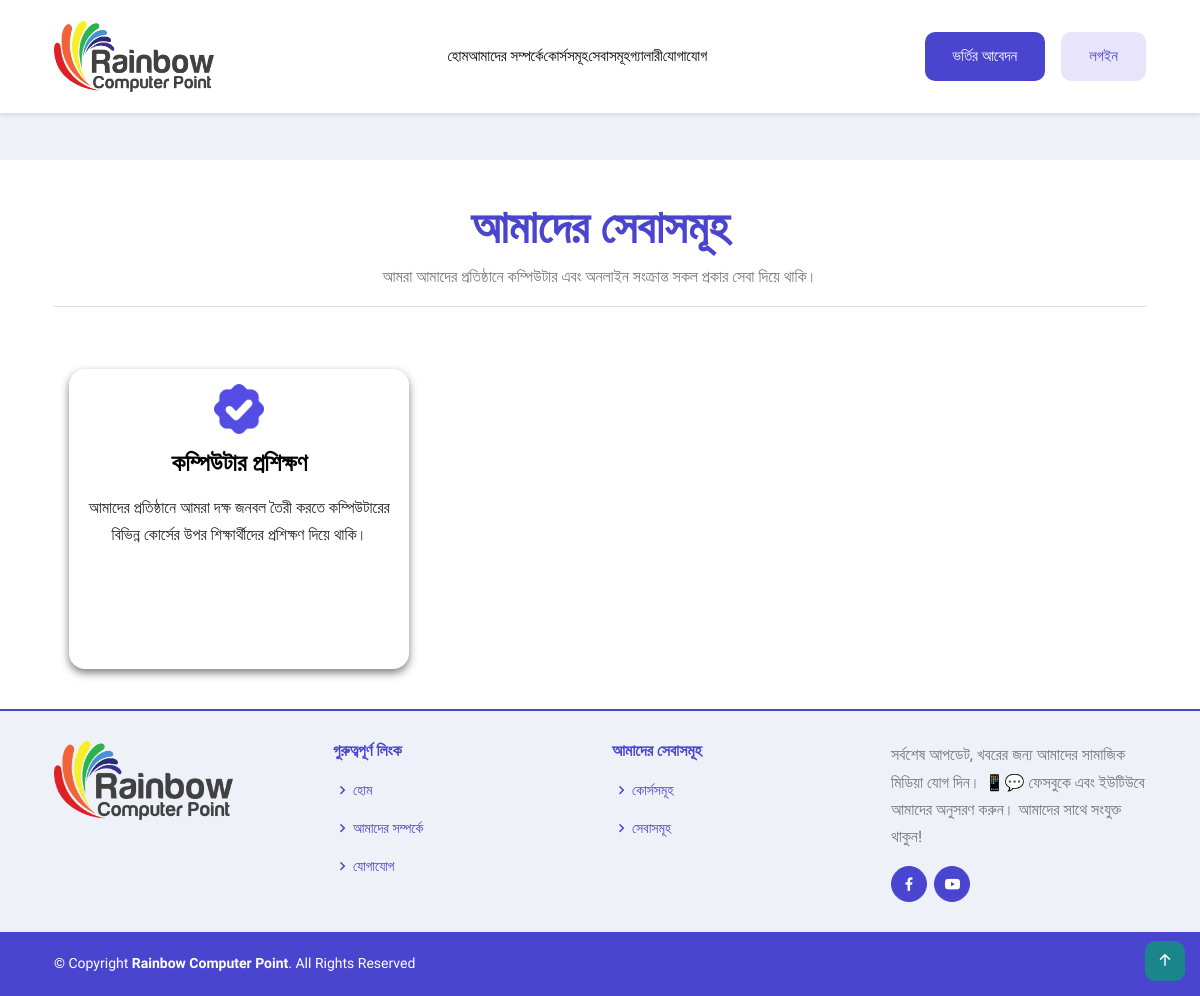
/servicePage/, run on an earlier commit of the app's database.
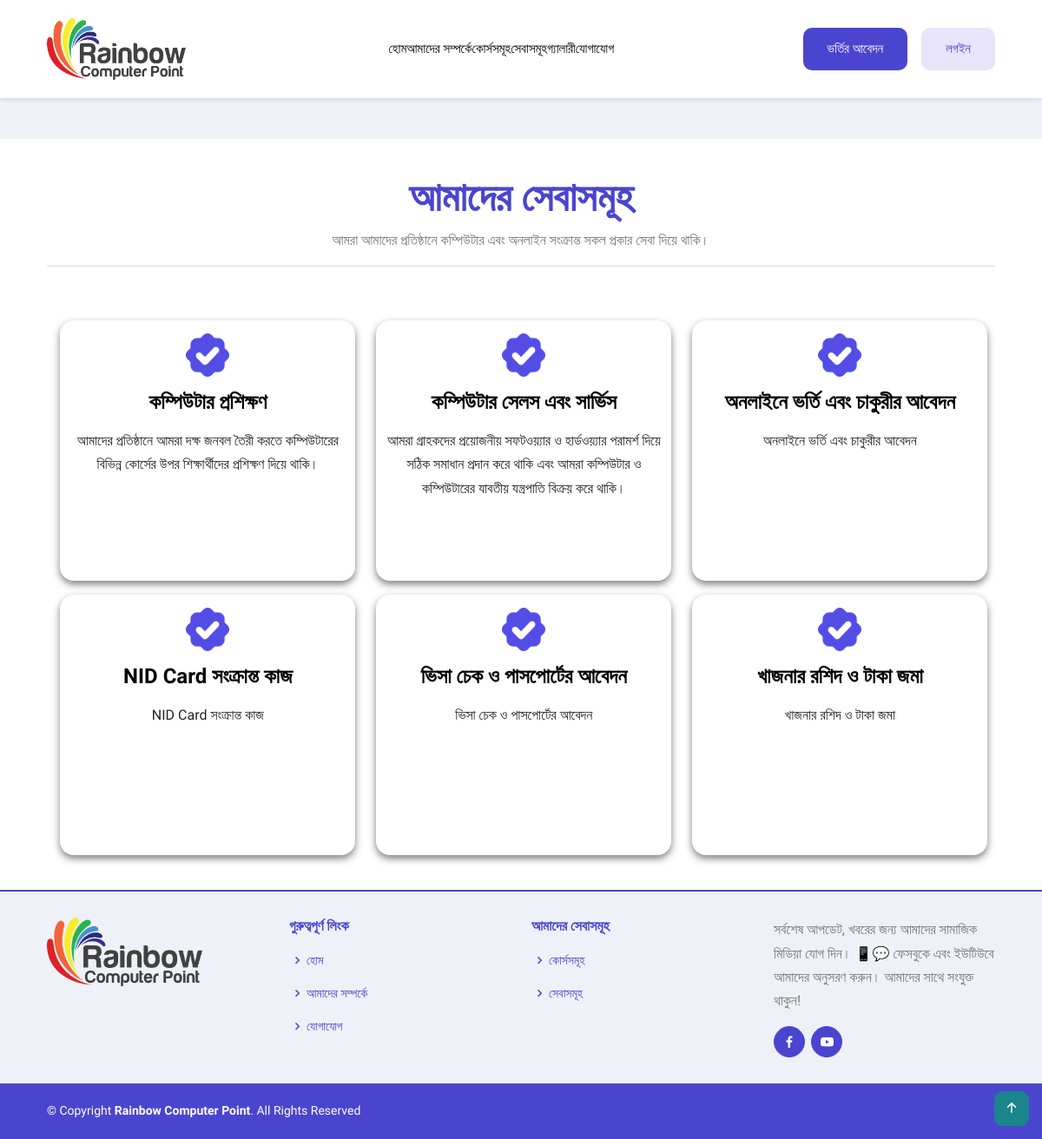
And on a later commit of the database.
### RainbowApp/models.py (models this page shows)
class ServiceInfoModel(models.Model):
    ServiceName = models.CharField(max_length=100)
    AboutService = models.TextField()

### RainbowProject/views.py (the view)
# urls.py: path('servicePage/',servicePage, name='servicePage'),
def servicePage(request):
    serviceData = ServiceInfoModel.objects.all()
    context = {
        'serviceData': serviceData,
    }
    return render(request,'ourservice/servicepage.html',context)

### template/ourservice/servicepage.html (shortened to what this page needs)
{% extends 'master/master.html' %}
{% block content %}
  <section class="about-section section position-relative overflow-hidden">
    <div class="container">
      <div class="row justify-content-center">
        <div class="section-title">
          <h1>আমাদের সেবাসমূহ</h1>
          <p>আমরা আমাদের প্রতিষ্ঠানে কম্পিউটার এবং অনলাইন সংক্রান্ত সকল প্রকার সেবা দিয়ে থাকি। </p>
          <hr>
        </div>
        <div class="row" id="service-cards-container">
          {% for i in serviceData %}
          <div class="col-lg-4">
            <div class="card card-item">
              <div class="card-body">
                <div class="rounded">
                  <img class="colored-box text-center h3" src="../static/images/icons/serviceicon.png" alt="Service Icon" width="30" height="30">
                  <h3 class="mb-3">{{i.ServiceName}}</h3>
                  <p>{{i.AboutService}}</p>
                </div>
              </div>
            </div>
          </div>
          {% endfor %}
        </div>
      </div>
    </div>
  </section>
{% endblock content %}

### template/master/master.html (shortened to what this page needs)
{% load static %}
<!DOCTYPE html>
<html lang="en-us">
<head>
  <link rel="stylesheet" href="https://cdnjs.cloudflare.com/ajax/libs/boxicons/2.1.0/css/boxicons.min.css"
 />
  <link href="../static/vendor/bootstrap-icons/bootstrap-icons.css" rel="stylesheet">
  <link rel="stylesheet" href="https://cdnjs.cloudflare.com/ajax/libs/bootstrap/5.3.3/css/bootstrap.min.css"
 />
  <link rel="stylesheet" href="../static/style.css">
</head>
<body>
  {% include 'master/header.html' %}
    {% block content %}
    {% endblock content %}
  {% include 'master/footer.html' %}
  <a href="#" id="back-to-top" class="back-to-top d-flex align-items-center justify-content-center">
    <i class="bi bi-arrow-up-short"></i>
  </a>
</body>
</html>

### template/master/header.html (shortened to what this page needs)
<header class="navigation bg-tertiary">
    <nav class="navbar navbar-expand-xl navbar-light text-center py-3">
      <div class="container">
        <a class="navbar-brand" href="/">
          <img loading="prelaod" decoding="async" class="img-fluid" width="160" src="../static/images/logo.png"
            alt="রেইনবো">
        </a>
        <div class="collapse navbar-collapse" id="navbarSupportedContent">
          <ul class="navbar-nav mx-auto mb-2 mb-lg-0">
            <li class="nav-item"> <a class="nav-link" href="{% url 'homePage' %}">হোম</a>
            </li>
            <li class="nav-item "> <a class="nav-link" href="{% url 'aboutUs' %}">আমাদের সম্পর্কে</a>
            </li>
            <li class="nav-item "> <a class="nav-link" href="{% url 'coursePage' %}">কোর্সসমূহ</a>
            </li>
            <li class="nav-item "> <a class="nav-link" href="{% url 'servicePage' %}">সেবাসমূহ</a>
            </li>
            <li class="nav-item "> <a class="nav-link" href="{% url 'galleryPage' %}">গ্যালারী</a>
            </li>
            <li class="nav-item "> <a class="nav-link" href="{% url 'contactUsPage' %}">যোগাযোগ</a>
            </li>
          </ul>
          <a href="{% url 'admissionformPage' %}" class="btn btn-primary ">ভর্তির আবেদন</a>
          <a href="{% url 'studentSignin' %}" class="btn btn-outline-primary ms-2 ms-lg-3">লগইন</a>
        </div>
      </div>
    </nav>
  </header>

### template/master/footer.html
<footer id="footer">
    <div class="footer-top">
      <div class="container">
        <div class="row">
          <div class="col-lg-3 col-md-6 footer-contact">
            <img src="../static/images/logo.png" class="img-fluid animated" alt="sobjantalogo">
          </div>
          <div class="col-lg-3 col-md-6 footer-links">
            <h4>গুরুত্বপূর্ণ লিংক</h4>
            <ul>
              <li><i class="bx bx-chevron-right"></i> <a href="{% url 'homePage' %}">হোম</a></li>
              <li><i class="bx bx-chevron-right"></i> <a href="{% url 'aboutUs' %}">আমাদের সম্পর্কে</a></li>
              <li><i class="bx bx-chevron-right"></i> <a href="{% url 'contactUsPage' %}">যোগাযোগ</a></li>
            </ul>
          </div>
          <div class="col-lg-3 col-md-6 footer-links">
            <h4>আমাদের সেবাসমূহ</h4>
            <ul>
              <li><i class="bx bx-chevron-right"></i> <a href="{% url 'coursePage' %}">কোর্সসমূহ</a></li>
              <li><i class="bx bx-chevron-right"></i> <a href="{% url 'servicePage' %}">সেবাসমূহ</a></li>
            </ul>
          </div>
          <div class="col-lg-3 col-md-6 footer-links">
            <p>সর্বশেষ আপডেট, খবরের জন্য আমাদের সামাজিক মিডিয়া যোগ দিন। 📱💬 ফেসবুকে এবং ইউটিউবে আমাদের অনুসরণ করুন।
              আমাদের সাথে সংযুক্ত থাকুন!</p>
            <div class="social-links mt-3">
              <a href="https://www.facebook.com" target="_blank" class="facebook" aria-label="Facebook">
                <i class="bx bxl-facebook"></i>
              </a>
              <a href="https://www.youtube.com" target="_blank" class="youtube" aria-label="Youtube">
                <i class='bx bxl-youtube'></i>
              </a>
            </div>
          </div>
        </div>
      </div>
    </div>
    <div class="container footer-bottom clearfix">
      <div class="copyright">
        &copy; Copyright <strong><span>Rainbow Computer Point</span></strong>. All Rights Reserved
      </div>
    </div>
  </footer>

What changed in the data, as far as the page shows it:
added ServiceInfoModel: ServiceName "কম্পিউটার সেলস এবং সার্ভিস", AboutService "আমরা গ্রাহকদের প্রয়োজনীয় সফটওয়্যার ও হার্ডওয়্যার পরামর্শ দিয়ে সঠিক সমাধান প্রদান করে থাকি এবং আমরা কম্পিউটার ও কম্পিউটারের যাবতীয় যন্ত্রপাতি বিক্রয় করে থাকি।"
added ServiceInfoModel: ServiceName "অনলাইনে ভর্তি এবং চাকুরীর আবেদন", AboutService "অনলাইনে ভর্তি এবং চাকুরীর আবেদন"
added ServiceInfoModel: ServiceName "NID Card সংক্রান্ত কাজ", AboutService "NID Card সংক্রান্ত কাজ"
added ServiceInfoModel: ServiceName "ভিসা চেক ও পাসপোর্টের আবেদন", AboutService "ভিসা চেক ও পাসপোর্টের আবেদন"
added ServiceInfoModel: ServiceName "খাজনার রশিদ ও টাকা জমা", AboutService "খাজনার রশিদ ও টাকা জমা"
